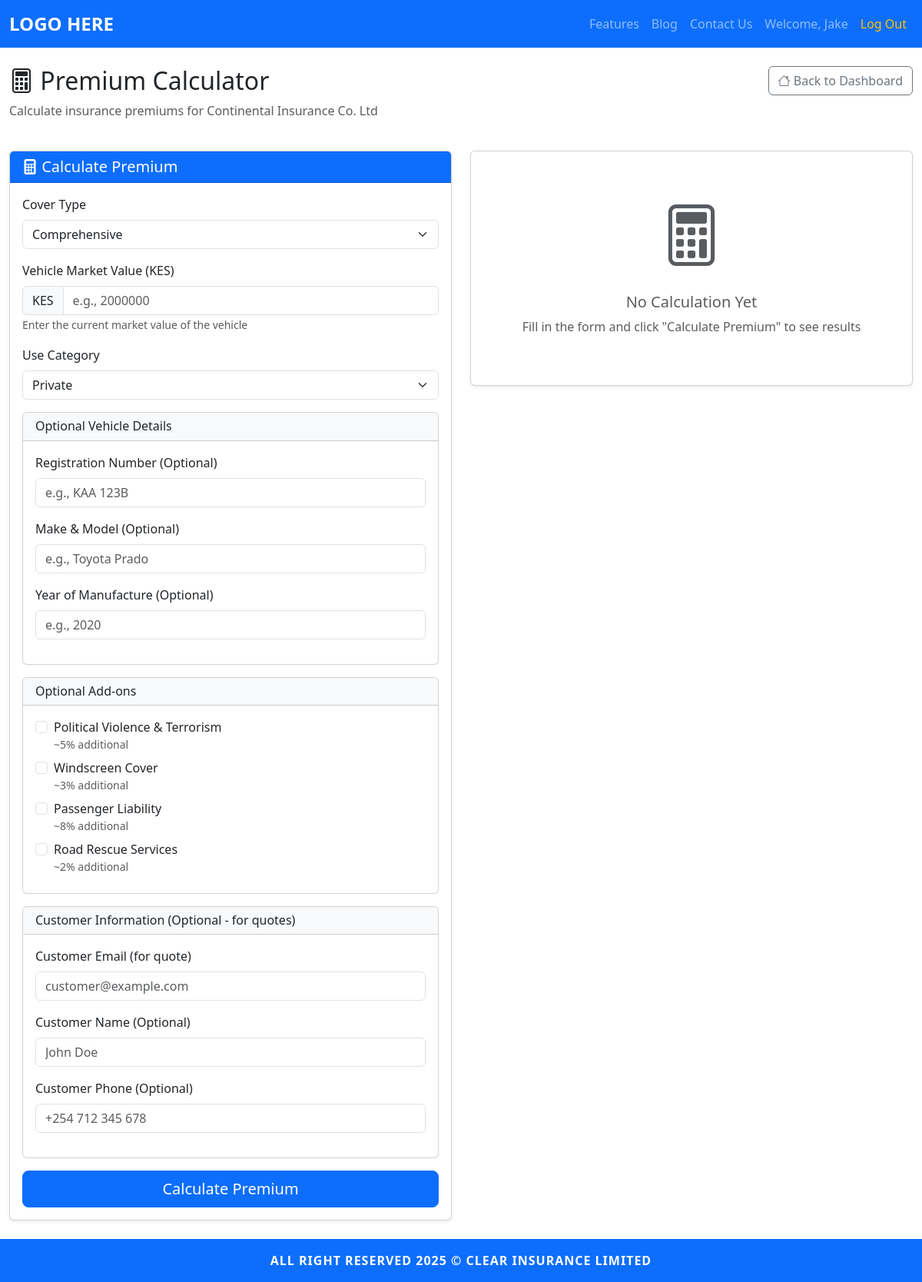
The app's page /insurer/premium-calculator (signed in) with its own data.
### models.py (models this page shows, shortened)
class Insurer(UserMixin, db.Model):
	id = db.Column(db.Integer, primary_key=True)
	username = db.Column(db.String(150), unique=True, nullable=False)
	email = db.Column(db.String(150), unique=True, nullable=False)
	password = db.Column(db.String(256), nullable=False)
	staff_id = db.Column(db.String(50), unique=True, nullable=True)
	insurance_company_id = db.Column(db.Integer, db.ForeignKey('insurance_company.id'), nullable=True)
	is_approved = db.Column(db.Boolean, default=False, nullable=False)
	is_active = db.Column(db.Boolean, default=True, nullable=False)
	approval_date = db.Column(db.DateTime, nullable=True)

class InsuranceCompany(db.Model):
	id = db.Column(db.Integer, primary_key=True)
	name = db.Column(db.String(200), unique=True, nullable=False)
	is_active = db.Column(db.Boolean, default=True, nullable=False)
	insurers = db.relationship('Insurer', backref='company', lazy=True)

### app.py (the view, shortened to what this page needs)
@app.route('/insurer/premium-calculator', methods=['GET', 'POST'])
@login_required
@insurer_required
def premium_calculator():
	if not current_user.is_approved:
		return redirect(url_for('request_insurer_access'))
	from forms import PremiumCalculatorForm
	form = PremiumCalculatorForm()
	calculation_result = None
	return render_template('insurer/premium_calculator.html', form=form, result=calculation_result)

### app.py (called while the page is built)
@login_manager.user_loader
def load_user(user_id):
	if '_' not in user_id:
		return None
	user_type, user_pk = user_id.split('_', 1)
	model_map = {
		'admin': Admin,
		'customer': Customer,
		'insurer': Insurer,
		'regulator': Regulator
	}
	model = model_map.get(user_type)
	if model:
		return model.query.get(int(user_pk))
	return None

### templates/insurer/premium_calculator.html (shortened to what this page needs)
{% extends "base.html" %}
{% block content %}
<div class="container-fluid py-4">
	<div class="row mb-4">
		<div class="col-md-6">
			<h2><i class="bi bi-calculator"></i> Premium Calculator</h2>
			<p class="text-muted">Calculate insurance premiums for {{ current_user.company.name if current_user.company else 'your company' }}</p>
		</div>
		<div class="col-md-6 text-end">
			<a href="{{ url_for('insurer_dashboard') }}" class="btn btn-outline-secondary">
				<i class="bi bi-house"></i> Back to Dashboard
			</a>
		</div>
	</div>
	<div class="row">
		<div class="col-lg-6">
			<div class="card shadow-sm">
				<div class="card-header bg-primary text-white">
					<h5 class="mb-0"><i class="bi bi-calculator-fill"></i> Calculate Premium</h5>
				</div>
				<div class="card-body">
					<form method="POST" action="{{ url_for('premium_calculator') }}">
						<div class="mb-3">
							{{ form.cover_type.label(class="form-label") }}
							{{ form.cover_type(class="form-select", id="cover_type") }}
						</div>
						<div class="mb-3">
							{{ form.vehicle_value.label(class="form-label") }}
							<div class="input-group">
								<span class="input-group-text">KES</span>
								{{ form.vehicle_value(class="form-control", placeholder="e.g., 2000000") }}
							</div>
							<small class="text-muted">Enter the current market value of the vehicle</small>
						</div>
						<div class="mb-3">
							{{ form.use_category.label(class="form-label") }}
							{{ form.use_category(class="form-select", id="use_category") }}
						</div>
						<div class="card mb-3">
							<div class="card-header bg-light">
								<h6 class="mb-0">Optional Vehicle Details</h6>
							</div>
							<div class="card-body">
								<div class="mb-3">
									{{ form.registration_number.label(class="form-label") }}
									{{ form.registration_number(class="form-control", placeholder="e.g., KAA 123B") }}
								</div>
								<div class="mb-3">
									{{ form.make_model.label(class="form-label") }}
									{{ form.make_model(class="form-control", placeholder="e.g., Toyota Prado") }}
								</div>
								<div class="mb-3">
									{{ form.year_of_manufacture.label(class="form-label") }}
									{{ form.year_of_manufacture(class="form-control", placeholder="e.g., 2020") }}
								</div>
							</div>
						</div>
						<div class="card mb-3">
							<div class="card-header bg-light">
								<h6 class="mb-0">Optional Add-ons</h6>
							</div>
							<div class="card-body">
								<div class="form-check mb-2">
									{{ form.political_violence(class="form-check-input") }}
									{{ form.political_violence.label(class="form-check-label") }}
									<small class="text-muted d-block">~5% additional</small>
								</div>
								<div class="form-check mb-2">
									{{ form.windscreen_cover(class="form-check-input") }}
									{{ form.windscreen_cover.label(class="form-check-label") }}
									<small class="text-muted d-block">~3% additional</small>
								</div>
								<div class="form-check mb-2">
									{{ form.passenger_liability(class="form-check-input") }}
									{{ form.passenger_liability.label(class="form-check-label") }}
									<small class="text-muted d-block">~8% additional</small>
								</div>
								<div class="form-check mb-2">
									{{ form.road_rescue(class="form-check-input") }}
									{{ form.road_rescue.label(class="form-check-label") }}
									<small class="text-muted d-block">~2% additional</small>
								</div>
							</div>
						</div>
						<div class="card mb-3">
							<div class="card-header bg-light">
								<h6 class="mb-0">Customer Information (Optional - for quotes)</h6>
							</div>
							<div class="card-body">
								<div class="mb-3">
									{{ form.customer_email.label(class="form-label") }}
									{{ form.customer_email(class="form-control", placeholder="customer@example.com") }}
								</div>
								<div class="mb-3">
									{{ form.customer_name.label(class="form-label") }}
									{{ form.customer_name(class="form-control", placeholder="John Doe") }}
								</div>
								<div class="mb-3">
									{{ form.customer_phone.label(class="form-label") }}
									{{ form.customer_phone(class="form-control", placeholder="+254 712 345 678") }}
								</div>
							</div>
						</div>
						<div class="d-grid">
							{{ form.submit(class="btn btn-primary btn-lg") }}
						</div>
					</form>
				</div>
			</div>
		</div>
		<div class="col-lg-6">
			{% if result %}
			<div class="card shadow-sm border-success">
				<div class="card-header bg-success text-white">
					<h5 class="mb-0"><i class="bi bi-check-circle"></i> Premium Calculation Result</h5>
				</div>
				<div class="card-body">
					<div class="alert alert-success">
						<h3 class="mb-0">KES {{ "{:,.2f}".format(result.final_premium) }}</h3>
						<small>Annual Premium</small>
					</div>
					<h6 class="mt-4">Calculation Breakdown</h6>
					<table class="table table-sm">
						<tr>
							<td><strong>Cover Type:</strong></td>
							<td>{{ result.cover_type }}</td>
						</tr>
						<tr>
							<td><strong>Use Category:</strong></td>
							<td>{{ result.use_category }}</td>
						</tr>
						{% if result.vehicle_value %}
						<tr>
							<td><strong>Vehicle Value:</strong></td>
							<td>KES {{ "{:,.2f}".format(result.vehicle_value) }}</td>
						</tr>
						{% endif %}
						<tr>
							<td><strong>Calculation Method:</strong></td>
							<td>{{ result.calculation_details.formula }}</td>
						</tr>
						<tr class="table-light">
							<td><strong>Base Premium:</strong></td>
							<td><strong>KES {{ "{:,.2f}".format(result.base_premium) }}</strong></td>
						</tr>
					</table>
					{% if result.addons %}
					<h6 class="mt-3">Add-ons</h6>
					<table class="table table-sm">
						{% for addon in result.addons %}
						<tr>
							<td>{{ addon.name }}</td>
							<td class="text-end">+KES {{ "{:,.2f}".format(addon.cost) }}</td>
						</tr>
						{% endfor %}
						<tr class="table-light">
							<td><strong>Total Add-ons:</strong></td>
							<td class="text-end"><strong>KES {{ "{:,.2f}".format(result.addon_cost) }}</strong></td>
						</tr>
					</table>
					{% endif %}
					<hr>
					<div class="alert alert-info">
						<h4 class="mb-0">KES {{ "{:,.2f}".format(result.final_premium) }}</h4>
						<small>Total Annual Premium</small>
					</div>
					{% if result.registration_number or result.make_model %}
					<h6 class="mt-3">Vehicle Details</h6>
					<table class="table table-sm">
						{% if result.registration_number %}
						<tr>
							<td><strong>Registration:</strong></td>
							<td>{{ result.registration_number }}</td>
						</tr>
						{% endif %}
						{% if result.make_model %}
						<tr>
							<td><strong>Make & Model:</strong></td>
							<td>{{ result.make_model }}</td>
						</tr>
						{% endif %}
						{% if result.year_of_manufacture %}
						<tr>
							<td><strong>Year:</strong></td>
							<td>{{ result.year_of_manufacture }}</td>
						</tr>
						{% endif %}
					</table>
					{% endif %}
					{% if result.customer_email %}
					<h6 class="mt-3">Customer Details</h6>
					<table class="table table-sm">
						<tr>
							<td><strong>Email:</strong></td>
							<td>{{ result.customer_email }}</td>
						</tr>
						{% if result.customer_name %}
						<tr>
							<td><strong>Name:</strong></td>
							<td>{{ result.customer_name }}</td>
						</tr>
						{% endif %}
						{% if result.customer_phone %}
						<tr>
							<td><strong>Phone:</strong></td>
							<td>{{ result.customer_phone }}</td>
						</tr>
						{% endif %}
					</table>
					{% endif %}
					<div class="d-grid gap-2 mt-4">
						{% if result.customer_email %}
						<form method="POST" action="{{ url_for('create_quote_from_calculator') }}">
							<button type="submit" class="btn btn-success btn-lg w-100">
								<i class="bi bi-file-earmark-text"></i> Create Quote & Send to Customer
							</button>
						</form>
						{% else %}
						<div class="alert alert-warning mb-2">
							<i class="bi bi-info-circle"></i> Add customer email to create a quote
						</div>
						{% endif %}
						<form method="POST" action="{{ url_for('create_policy_from_calculator') }}">
							<button type="submit" class="btn btn-primary btn-lg w-100">
								<i class="bi bi-file-earmark-plus"></i> Create Policy from This Calculation
							</button>
						</form>
						<a href="{{ url_for('premium_calculator') }}" class="btn btn-outline-secondary btn-lg w-100">
							<i class="bi bi-arrow-counterclockwise"></i> New Calculation
						</a>
						<a href="{{ url_for('insurer_dashboard') }}" class="btn btn-outline-secondary">
							<i class="bi bi-house"></i> Back to Dashboard
						</a>
					</div>
				</div>
			</div>
			{% else %}
			<div class="card shadow-sm">
				<div class="card-body text-center py-5">
					<i class="bi bi-calculator text-muted" style="font-size: 5rem;"></i>
					<h5 class="mt-3 text-muted">No Calculation Yet</h5>
					<p class="text-muted">Fill in the form and click "Calculate Premium" to see results</p>
				</div>
			</div>
			{% endif %}
		</div>
	</div>
</div>
{% endblock %}

### templates/base.html (shortened to what this page needs)
<!DOCTYPE html>
<html lang="en">
<head>
	<link href="https://cdn.jsdelivr.net/npm/bootstrap@5.3.2/dist/css/bootstrap.min.css" rel="stylesheet">
	<link rel="stylesheet" href="https://cdn.jsdelivr.net/npm/bootstrap-icons@1.10.0/font/bootstrap-icons.css">
	<link rel="stylesheet" href="{{ url_for('static', filename='css/style.css') }}">
</head>
<body class="d-flex flex-column min-vh-100">
	<nav class="navbar navbar-expand-lg navbar-dark bg-primary sticky-top">
		<div class="container-fluid">
			<a class="navbar-brand fw-bold" href="/">LOGO HERE</a>
			<div class="collapse navbar-collapse" id="navbarNav">
			<ul class="navbar-nav ms-auto mb-2 mb-lg-0 align-items-lg-center">
				<li class="nav-item"><a class="nav-link" href="/features">Features</a></li>
				<li class="nav-item"><a class="nav-link" href="/blog">Blog</a></li>
				<li class="nav-item"><a class="nav-link" href="/contact">Contact Us</a></li>
				{% if current_user is defined and current_user.is_authenticated %}
					<li class="nav-item"><a class="nav-link" href="{{ url_for('dashboard') }}">Welcome, {{ current_user.username }}</a></li>
					<li class="nav-item"><a class="nav-link text-warning" href="/logout">Log Out</a></li>
				{% else %}
					<li class="nav-item"><a class="nav-link" href="/auth/login">Log In</a></li>
					<li class="nav-item"><a class="nav-link" href="/auth/signup">Sign Up</a></li>
				{% endif %}
			</ul>
			</div>
		</div>
	</nav>
		{% block content %}{% endblock %}
	<footer class="footer mt-auto py-3 bg-primary text-white text-center sticky-bottom">
		<div class="container">
			<span>ALL RIGHT RESERVED 2025 &copy; CLEAR INSURANCE LIMITED</span>
		</div>
	</footer>
</body>
</html>

### static/css/style.css (style rules this page uses)
.footer { font-weight: bold; letter-spacing: 1px; }
.navbar-brand { font-size: 1.5rem; font-weight: bold; }
.sticky-bottom { position: sticky; bottom: 0; width: 100%; z-index: 1030; }

### records on screen
Insurer: username "Jake"
InsuranceCompany: company "Continental Insurance Co. Ltd"
